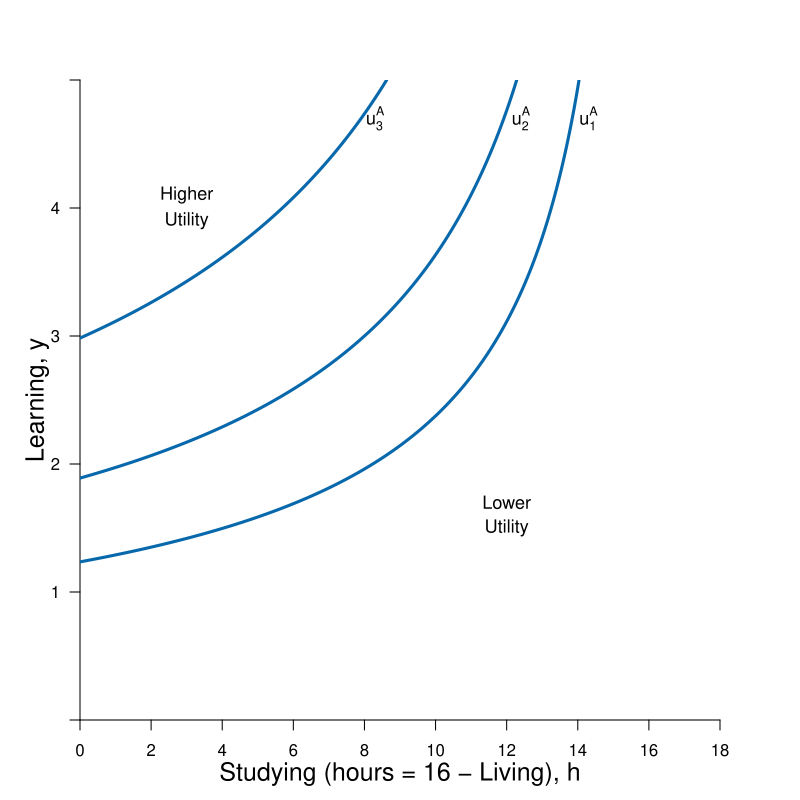

R code for this plot:
#Graph Designer: Scott Cohn
#Authors: Bowles and Halliday
#Title: Microeconomics: Competition, Conflict and Coordination

library(shape)
pdf(file = "constrained_optimization/feasible_frontier_indiff_only.pdf", width = 8, height = 8)

#Set parameters for graphics
axislabelsize <- 1.5
labelsize <- 1.1
graphlinewidth <- 3
segmentlinewidth <- 2

COL <- c("#7fc97f", "#beaed4", "#fdc086", "#ffff99", "#386cb0", "#f0027f", "#bf5b17", "#666666")
COLA <- c("#e0f3db", "#99d8c9","#66c2a4","#41ae76", "#238b45", "#005824")
COLB <- c("#4eb3d3", "#2b8cbe", "#0868ac","#084081")

#Edited the margins to cater for the larger LHS labels
par(mar =  c(4, 4, 4, 4))

ppf <- function(x, slope = 1/64, bary = 4) {
  bary - slope *(16-x)^2
}

uFn <- function(x, y, alpha = 0.4){
  ((16-x)^alpha)*(y^(1-alpha))
}

indiffA <- function(x, ubar = uFn(8,3) - 1, alpha = 0.4) {
  (ubar/ ((16-x)^alpha))^(1/ (1 - alpha))
}

ylims <- c(0, 5)
xlims <- c(0, 18)

npts <- 501 
x <- seq(xlims[1], xlims[2], length.out = npts)
y <- seq(ylims[1], ylims[2], length.out = npts) 
#step by step graphs:
#step 2:
#a <- uFn(8, 3) - 1
#step 3:
#a <- c(uFn(8, 3) - 1, uFn(8, 3) + 1.4) 
#final:
a <- c(uFn(8, 3) - 1, uFn(8, 3), uFn(8, 3) + 1.4) #alpha = 0.4

plot(0, 0, xlim = xlims, ylim = ylims, type = "n",
     xlab = expression(paste("")),
     ylab = expression(paste("")), 
     xaxt = "n", 
     yaxt = "n", 
     cex.lab = axislabelsize, 
     bty = "n", 
     xaxs="i", 
     yaxs="i"
)


# ticksy <- seq(from = 0, to = ylims[2], by = 1)
# ylabels <- seq(from = 0, to = ylims[2], by = 1)
ticksx <- seq(from = 0, to = xlims[2], by = 2)
xlabels <- seq(from = 0, to = xlims[2], by = 2)
ticksy <- c(ylims[1], 1, 2, 3, 4, ylims[2])
ylabels <- c(NA, 1, 2, 3, 4, NA)
# ticksx <- c(xlims[1], 5.25, 8.944272, xlims[2])
# xlabels <- c(NA, expression(paste(x,"*")), expression(paste(bar(x))), NA)

axis(1, at = ticksx, pos = 0, labels = xlabels)
axis(2, at = ticksy, pos = 0, labels = ylabels, las = 1)

npts <- 500 
xx1 <- seq(xlims[1], xlims[2], length.out = npts)
xx2 <- seq(0, xlims[2], length.out = npts)
xx3 <- seq(xlims[1], 0, length.out = npts)
xx4 <- seq(-11, 0, length.out = npts)

#Draw the polygon for shading the feasible set
# xpoly1 <- seq(from = xlims[1], to = xlims[2], length.out = 500)
# ypoly1 <- ppf(xpoly1)
# polygon(x = c(xlims[2], xlims[2], xpoly1, 0),
#         y = c(ppf(xlims[2]), 0, ypoly1, ylims[2]),
#         col=COLA[1], density=NULL, border = NA)

#Draw the graphs
# lines(xx1, ppf(xx1), col = COLA[5], lwd = graphlinewidth)

#Label the feasible frontier
# text(16, 3, expression("Feasible Frontier"), cex = labelsize)
# Arrows(16, 3.1, 16, 3.9, col = "black", lty = 1, lwd = 2, arr.type = "triangle", arr.lwd = 0.5)

contour(x, y, 
        outer(x, y, uFn),
        drawlabels = FALSE,
        col = COLB[3],
        lwd = graphlinewidth,
        levels = a, 
        xaxs="i", 
        yaxs="i", 
        add = TRUE)

#Axis labels
mtext(expression(paste("Studying (hours = 16 - Living), ", h)), side = 1, line = 2.5, cex = axislabelsize)
text(-1.2, 0.5*ylims[2], expression(paste("Learning, ", y)), xpd = TRUE, cex = axislabelsize, srt = 90) 

#Add mrs = mrt at i
# text(7.3, 3.6, expression(paste(mrs(x,y) == mrt(x,y))), cex = labelsize)
# Arrows(8, 3.5, 8, 3.15, col = "black", lty = 1, lwd = 2, arr.type = "triangle", arr.lwd = 0.5)

#Label the indifference curves
text(14.3, 4.7, expression(u[1]^A), cex = labelsize)
text(12.4, 4.7, expression(u[2]^A), cex = labelsize)
text(8.3, 4.7, expression(u[3]^A), cex = labelsize)

# Annotate max u point on feasible frontier
# text(8.4, ppf(8) - 0.1, expression(paste(i)), cex = labelsize)
# segments(8, 0, 8, ppf(x = 8), lty = 2, col = "gray", lwd = segmentlinewidth)
# segments(0, ppf(x = 8), 8, ppf(x = 8), lty = 2, col = "gray", lwd = segmentlinewidth)
# points(8, ppf(x = 8), pch = 16, col = "black", cex = 1.5)
# 
# text(3.2-0.2, ppf(3.2) + 0.1, expression(paste(a)), cex = labelsize)
# segments(3.2, 0, 3.2, ppf(x = 3.2), lty = 2, col = "gray", lwd = segmentlinewidth)
# segments(0, ppf(x = 3.2), 3.2, ppf(x = 3.2), lty = 2, col = "gray", lwd = segmentlinewidth)
# points(3.2, ppf(x = 3.2), pch = 16, col = "black", cex = 1.5)
# 
# 
# text(13.1-0.2, ppf(13.1) + 0.1, expression(paste(b)), cex = labelsize)
# segments(13.1, 0, 13.1, ppf(x = 13.1), lty = 2, col = "gray", lwd = segmentlinewidth)
# segments(0, ppf(x = 13.1), 13.1, ppf(x = 13.1), lty = 2, col = "gray", lwd = segmentlinewidth)
# points(13.1, ppf(x = 13.1), pch = 16, col = "black", cex = 1.5)

text(3, 4.1, expression("Higher"), cex = labelsize)
text(3, 3.9, expression("Utility"), cex = labelsize)

text(12, 1.7, expression("Lower"), cex = labelsize)
text(12, 1.5, expression("Utility"), cex = labelsize)



dev.off()
